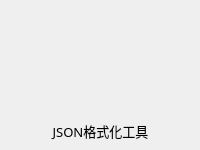
                           <widget class="QWidget" name="widget_29" native="true">
                            <property name="geometry">
                             <rect>
                              <x>460</x>
                              <y>170</y>
                              <width>200</width>
                              <height>150</height>
                             </rect>
                            </property>
                            <property name="minimumSize">
                             <size>
                              <width>200</width>
                              <height>150</height>
                             </size>
                            </property>
                            <property name="maximumSize">
                             <size>
                              <width>100</width>
                              <height>50</height>
                             </size>
                            </property>
                            <property name="styleSheet">
                             <string notr="true">#widget_29{
background-color: rgba(64, 96, 115, 255);
border-radius: 10px;
}</string>
                            </property>
                            <widget class="QWidget" name="widget_30" native="true">
                             <property name="geometry">
                              <rect>
                               <x>50</x>
                               <y>20</y>
                               <width>91</width>
                               <height>71</height>
                              </rect>
                             </property>
                             <property name="styleSheet">
                              <string notr="true">image: url(:/lib/json (2).png);
</string>
                             </property>
                            </widget>
                            <widget class="QLabel" name="label_14">
                             <property name="geometry">
                              <rect>
                               <x>50</x>
                               <y>120</y>
                               <width>101</width>
                               <height>21</height>
                              </rect>
                             </property>
                             <property name="font">
                              <font>
                               <family>OPPOSans B</family>
                               <pointsize>10</pointsize>
                              </font>
                             </property>
                             <property name="text">
                              <string>JSON格式化工具</string>
                             </property>
                             <property name="alignment">
                              <set>Qt::AlignCenter</set>
                             </property>
                            </widget>
                            <widget class="QToolButton" name="toolButton_10">
                             <property name="geometry">
                              <rect>
                               <x>160</x>
                               <y>0</y>
                               <width>40</width>
                               <height>40</height>
                              </rect>
                             </property>
                             <property name="minimumSize">
                              <size>
                               <width>40</width>
                               <height>40</height>
                              </size>
                             </property>
                             <property name="maximumSize">
                              <size>
                               <width>40</width>
                               <height>40</height>
                              </size>
                             </property>
                             <property name="styleSheet">
                              <string notr="true">QToolButton {
	
	color: rgb(217, 236, 237);
	background-color: rgba(255, 255, 255, 0);
	border: none;
}

QToolButton::menu-indicator { 
	image: None;
}

 
QToolButton:hover {
	color: rgb(255, 255, 255);
	background-color: rgba(255, 255, 255, 0);
	border: none;
}</string>
                             </property>
                             <property name="text">
                              <string/>
                             </property>
                             <property name="icon">
                              <iconset resource="lib.qrc">
                               <normaloff>:/lib/caozuo.png</normaloff>:/lib/caozuo.png</iconset>
                             </property>
                             <property name="iconSize">
                              <size>
                               <width>20</width>
                               <height>20</height>
                              </size>
                             </property>
                            </widget>
                           </widget>
